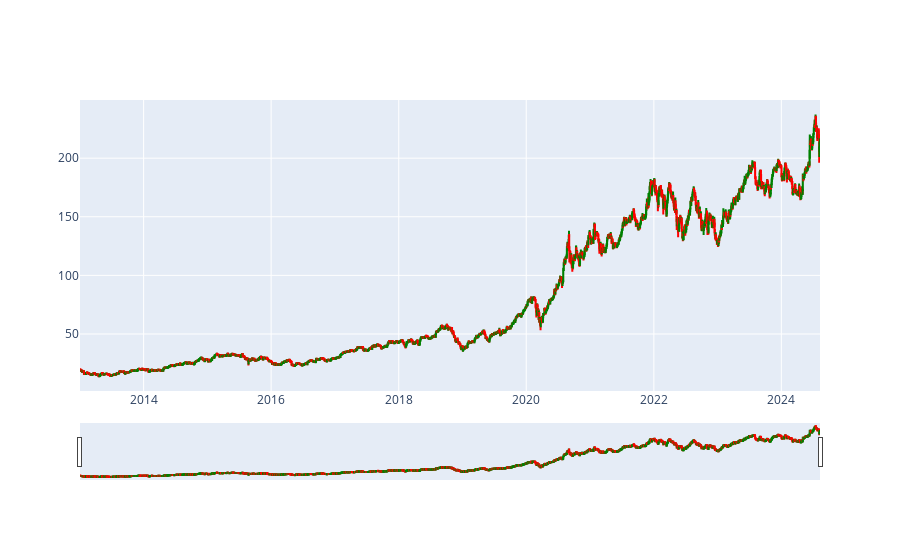

Notebook code cell kept with this figure:
### Code cell
# Combine Heikin-Ashi candlestick chart with existing plots
fig_ha = plot_heikin_ashi(data) 
fig_ha.show()

### Figure 1 — Plotly figure (JSON) as saved in the notebook; plotly's stock layout.template omitted (floating-point values rounded to 4 significant figures; data arrays with more than 128 entries replaced by an {"elided": "..."} marker saying what was removed)
{"data": [{"close": {"elided": "2921 float values"}, "decreasing": {"line": {"color": "red"}}, "high": {"elided": "2921 float values"}, "increasing": {"line": {"color": "green"}}, "low": {"elided": "2921 float values"}, "name": "Heikin-Ashi", "open": {"elided": "2921 float values"}, "type": "candlestick", "x": {"elided": "2921 str values"}}], "layout": {}}
